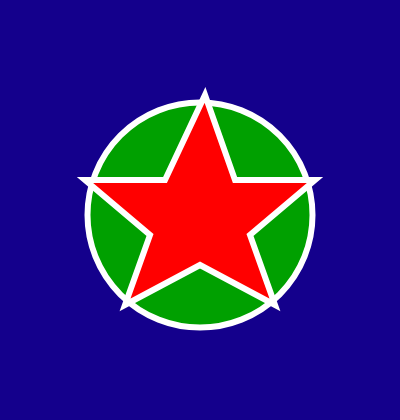
Frame 1 (no input)
Frame 60 (no input): identical to frame 1, image omitted
Frame 120 (the mouse pressed at the canvas centre since frame 60): identical to frame 1, image omitted

The p5.js sketch that drew this single still picture (run headless with seeded random() and noise() and a simulated clock; from frame 60 on, the mouse is pressed at the canvas centre):

// p5.js sketch
// ── sketch.js
function setup() {
  createCanvas(400, 420);
}

function draw() {
  background(20,0,140);

  push()
  fill(0,160,0);
  stroke(255);
  strokeWeight(6);
  ellipse(200,215,225,225);
  pop()

  push()
  fill(255,0,0);
  stroke(255);
  strokeWeight(6);
  beginShape();
  vertex(315,180);
  vertex(235,180);
  vertex(205,95);
  vertex(165,180);
  vertex(85,180);
  vertex(150,235);
  vertex(125,305);
  vertex(200,265);
  vertex(275,305);
  vertex(250,235);
  endShape(CLOSE);
  pop();
}
